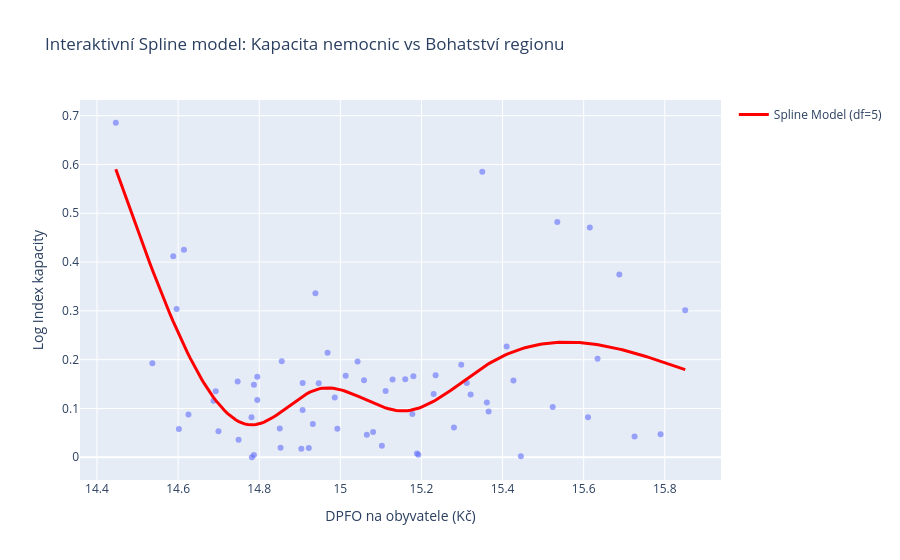

The code cell stored with this chart in its notebook:
### Markdown cell above
Lets also test spline regression to see if we can get better results.

### Code cell
# fit spline model
model_spline = sm.OLS.from_formula(
    'capacity_index ~ cr(dpfo_per_capita, df=6)', data=filtered_df).fit()
print(model_spline.summary())

x_range = np.linspace(filtered_df['dpfo_per_capita'].min(
), filtered_df['dpfo_per_capita'].max(), 200)
prediction_df = pd.DataFrame({'dpfo_per_capita': x_range})
y_pred_spline = model_spline.predict(prediction_df)
fig = px.scatter(
    filtered_df,
    x='dpfo_per_capita',
    y='capacity_index',
    hover_name='Nazev',
    hover_data=['Total'],
    title='Interaktivní Spline model: Kapacita nemocnic vs Bohatství regionu',
    opacity=0.6,
    labels={
        'dpfo_per_capita': 'DPFO na obyvatele (Kč)', 'capacity_index': 'Log Index kapacity'}
)
fig.add_trace(
    go.Scatter(
        x=x_range,
        y=y_pred_spline,
        mode='lines',
        name='Spline Model (df=5)',
        line=dict(color='red', width=3)
    )
)
fig.show()

### Figure 1 — Plotly figure (JSON) as saved in the notebook; plotly's stock layout.template omitted (floating-point values rounded to 4 significant figures; data arrays with more than 128 entries replaced by an {"elided": "..."} marker saying what was removed)
{"data": [{"customdata": [[46890.0], [38880.0], [321500.0], [135200.0], [103000.0], [59930.0], [133500.0], [16160.0], [15550.0], [117500.0], [50670.0], [32480.0], [56740.0], [35190.0], [32300.0], [49260.0], [63980.0], [78680.0], [73340.0], [130300.0], [39460.0], [63680.0], [100100.0], [70470.0], [41260.0], [77200.0], [49480.0], [77650.0], [62540.0], [29080.0], [29080.0], [73210.0], [59940.0], [2571.0], [76740.0], [48190.0], [34510.0], [73800.0], [89870.0], [186700.0], [22970.0], [53680.0], [63490.0], [88390.0], [66550.0], [105400.0], [89480.0], [65240.0], [22460.0], [129700.0], [50680.0], [101400.0], [195000.0], [49210.0], [75970.0], [111700.0], [69120.0], [42260.0], [54460.0], [106600.0], [63760.0], [74460.0], [111700.0], [45520.0], [52140.0]], "hovertemplate": "<b>%{hovertext}</b><br><br>DPFO na obyvatele (Kč)=%{x}<br>Log Index kapacity=%{y}<br>Total=%{customdata[0]}<extra></extra>", "hovertext": ["Domažlická nemocnice", "FN Ostrava", "Fakultní nemocnice", "Fakultní nemocnice Olomouc", "Karlovarská krajská nemocnice a.s.", "Klatovská nemocnice", "Krajská nemocnice Liberec", "Krajská nemocnice Tomáše Bati", "Masarykova městská nemocnice v Jilemnici", "Masarykova nemocnice", "Městská nemocnice s poliklinikou Uh. Brod", "Městská nemocnice v Odrách", "Nemocnice Blansko", "Nemocnice Boskovice", "Nemocnice Bílovec", "Nemocnice Břeclav p.o.", "Nemocnice Cheb", "Nemocnice Chomutov", "Nemocnice Děčín", "Nemocnice Frýdek-Místek", "Nemocnice Hranice", "Nemocnice Jablonec nad Nisou", "Nemocnice Jihlava", "Nemocnice Jindřichův Hradec", "Nemocnice Kadaň", "Nemocnice Kroměříž", "Nemocnice Kutná Hora", "Nemocnice Letovice", "Nemocnice Litoměřice", "Nemocnice Milosrdných bratří", "Nemocnice Milosrdných bratří", "Nemocnice Most", "Nemocnice Motol", "Nemocnice Na Bulovce", "Nemocnice Náchod", "Nemocnice Pelhřimov", "Nemocnice Prachatice", "Nemocnice Písek", "Nemocnice Rudolfa a Stefanie Benešov", "Nemocnice Rychnov nad Kněžnou", "Nemocnice Semily", "Nemocnice Strakonice", "Nemocnice TGM Hodonín", "Nemocnice Teplice", "Nemocnice Tišnov", "Nemocnice Tábor", "Nemocnice Třebíč", "Nemocnice Třinec", "Nemocnice města Broumov", "Nemocnice s poliklinikou Havířov", "Nemocnice s poliklinikou Karviná-Ráj", "Nemocnice s poliklinikou Česká Lípa", "Nemocnice České Budějovice", "Oblastní nemocnice Jičín", "Oblastní nemocnice Kolín", "Okresní Nemocnice Nové Město na Moravě", "Okresní nemocnice Havlíčkův Brod", "Panochova nemocnice Turnov", "Rokycanská nemocnice", "Slezská nemocnice v Opavě", "Stodská nemocnice", "Thomayerova nemocnice", "Uherskohradišťská nemocnice a.s.", "Vojenská nemocnice Brno", "Vsetínská nemocnice"], "legendgroup": "", "marker": {"color": "#636efa", "opacity": 0.6, "symbol": "circle"}, "mode": "markers", "name": "", "orientation": "v", "showlegend": false, "type": "scatter", "x": [15.79, 14.61, 15.35, 15.62, 15.23, 15.36, 15.85, 14.6, 15.28, 15.69, 14.79, 15.45, 14.7, 14.78, 14.9, 14.75, 14.99, 15.23, 15.37, 14.97, 14.85, 14.99, 15.41, 15.61, 15.08, 14.69, 14.92, 15.19, 14.79, 14.8, 14.8, 15.63, 14.45, 14.94, 14.69, 15.52, 15.73, 15.32, 15.13, 14.93, 14.85, 15.18, 14.6, 14.91, 14.78, 15.18, 15.16, 15.01, 15.19, 15.11, 15.43, 15.31, 15.53, 14.95, 14.86, 15.06, 15.04, 14.75, 15.1, 15.3, 15.07, 14.59, 14.54, 14.63, 14.91], "xaxis": "x", "y": [0.0472, 0.4254, 0.585, 0.4709, 0.168, 0.1123, 0.3011, 0.304, 0.061, 0.3747, 0.004601, 0.002211, 0.05316, 0.08179, 0.01755, 0.155, 0.05857, 0.1296, 0.09378, 0.2142, 0.05892, 0.1226, 0.2268, 0.08179, 0.05194, 0.116, 0.01882, 0.007901, 0.1488, 0.1172, 0.1652, 0.2019, 0.6856, 0.3362, 0.1354, 0.1031, 0.04261, 0.1286, 0.1596, 0.06792, 0.01955, 0.08873, 0.05805, 0.152, 0.0, 0.1659, 0.1599, 0.167, 0.005335, 0.1356, 0.1574, 0.1523, 0.4821, 0.1515, 0.1969, 0.158, 0.1962, 0.0357, 0.0237, 0.1893, 0.04632, 0.4119, 0.1925, 0.08755, 0.09697], "yaxis": "y"}, {"line": {"color": "red", "width": 3}, "mode": "lines", "name": "Spline Model (df=5)", "type": "scatter", "x": {"elided": "200 float values"}, "y": {"elided": "200 float values"}}], "layout": {"legend": {"tracegroupgap": 0}, "title": {"text": "Interaktivní Spline model: Kapacita nemocnic vs Bohatství regionu"}, "xaxis": {"anchor": "y", "domain": [0, 1], "title": {"text": "DPFO na obyvatele (Kč)"}}, "yaxis": {"anchor": "x", "domain": [0, 1], "title": {"text": "Log Index kapacity"}}}}
